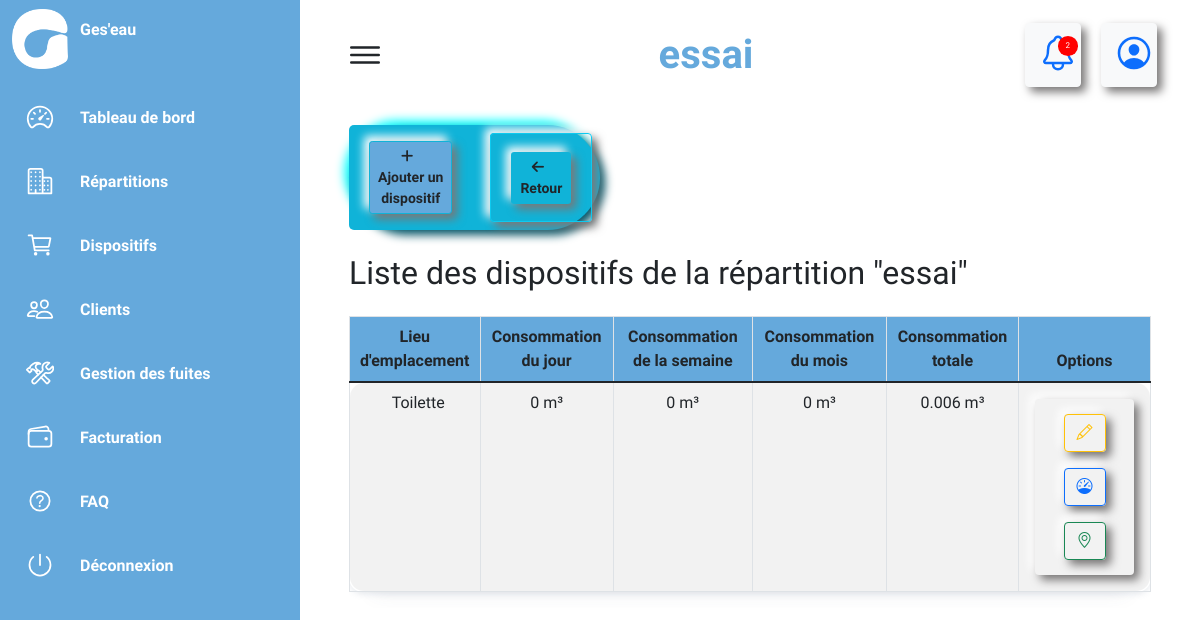
The app's page /section/detail_section/1/ (signed in) with its own data.
### conso/models.py (models this page shows, shortened)
class Section(models.Model):
    entreprise = models.ForeignKey(Entreprise, null=True, blank=True, on_delete=models.CASCADE)
    nom_section = models.CharField(max_length=100, null=True, blank=True, verbose_name="Nom de la section")
    description = models.TextField(null=True, blank=True, verbose_name="Description")
    class Meta:
        unique_together = ('entreprise', 'nom_section')

class Dispositif(models.Model):
    section = models.ForeignKey(Section, null=True, blank=True, on_delete=models.CASCADE)
    client = models.ForeignKey(Client, null=True, blank=True, on_delete=models.CASCADE)
    numero_serie = models.CharField(max_length=100, null=True, blank=True, verbose_name="Numéro serie")
    nom_lieu = models.CharField(max_length=100,null=True,blank=True,verbose_name="Le lieu où se trouve le dispositif")
    source_eau = models.CharField(max_length=100,null = True, blank=True, verbose_name="Source d'eau")
    class Meta:
        unique_together = ('section', 'nom_lieu')

### conso/views.py (the view)
# urls.py: path('section/detail_section/<str:pk>/',views.detail_section,name="detail_section"),
@login_required
def detail_section(request, pk):
    section = Section.objects.get(id=pk)
    dispos = Dispositif.objects.filter(section=section)
    if not check_section_access(request, section):
        return HttpResponseForbidden("Vous n'avez pas accès à cette section.")
    consom_by_dispositif = []
    today = date.today()
    start_of_day = datetime.combine(today, datetime.min.time())
    end_of_day = datetime.combine(today, datetime.max.time())
    thisday = datetime.today()
    start_of_week = thisday - timedelta(days=thisday.weekday())
    end_of_week = start_of_week + timedelta(days=6)
    month_start = today.replace(day=1)
    month_end = today.replace(day=calendar.monthrange(today.year, today.month)[1])
    for dispo in dispos:
        total_consommation_dispositif = Consommation.objects.filter(dispositif=dispo).aggregate(Sum('quantite'))['quantite__sum']
        if total_consommation_dispositif is None:
            total_consommation_dispositif = 0
        daily_consommation_dispositif = Consommation.objects.filter(dispositif=dispo,created_at__date__range=(start_of_day, end_of_day)).aggregate(Sum('quantite'))['quantite__sum']
        if daily_consommation_dispositif is None:
            daily_consommation_dispositif = 0
        weekly_consommation_dispositif = Consommation.objects.filter(dispositif=dispo,
            created_at__date__range=[start_of_week, end_of_week]
        ).values('created_at__date').aggregate(Sum('quantite'))['quantite__sum']
        if weekly_consommation_dispositif is None:
            weekly_consommation_dispositif = 0
        monthly_consommation_dispositif = Consommation.objects.filter(dispositif=dispo, created_at__date__range=(month_start, month_end)).aggregate(Sum('quantite'))['quantite__sum']
        if monthly_consommation_dispositif is None:
            monthly_consommation_dispositif = 0
        consom_by_dispositif.append({
                'dispositif': dispo,
                'total_consommation_dispositif': round(total_consommation_dispositif,3),
                'daily_consommation_dispositif': round(daily_consommation_dispositif,3),
                'weekly_consommation_dispositif': round(weekly_consommation_dispositif,3),
                'monthly_consommation_dispositif': round(monthly_consommation_dispositif,3),
            })
    user_id = request.user.id
    user_entreprise_id = get_object_or_404(Entreprise, user_id=user_id)
    alert_count = Alert.objects.filter(entreprise=user_entreprise_id, is_read=False).count()
    context = {'alert_count':alert_count,
        'section': section,
        'consom_by_dispositif': consom_by_dispositif,
    }
    return render(request, 'conso/section/detail_section.html', context)

### conso/views.py (called while the page is built)
def check_section_access(request, section):
    user = request.user
    if user.entreprise != section.entreprise:
        return False
    return True

### conso/templates/conso/section/detail_section.html (shortened to what this page needs)
{% extends 'base.html' %}
{% block etatactuel %} {{ section.nom_section }} {% endblock etatactuel %}
{% block content %}
<div class="row mt-3">
  <div class="col-4 btn-group ">
    <div class="buttons">
      <button class="button">
        <a class="btn btn-sm" href="{% url 'add_dispositif' section_pk=section.id %}"class="btn btn-primary text-dark" style="background-color: #65a9dc; border-color: #10b3d8;">
          <i class="fa fa-plus" aria-hidden="true"></i>&nbsp;&nbsp;
          <span><strong>Ajouter un dispositif</strong></span>
        </a>
      </button>
      <button class="btn btn-outline-info">
        <a class="btn btn-sm" href="{% url 'section' %}">
          <i class="fa fa-arrow-left" aria-hidden="true"></i>&nbsp;&nbsp;
          <span><strong>Retour</strong></span>
        </a>
      </button>
    </div>
  </div>
</div>
{% if consom_by_dispositif %}
<br>
<h2>Liste des dispositifs de la répartition "{{ section.nom_section }}"</h2>
<div class="row mt-4">
  <div class="col-md-12">
    <div class="table-responsive">
      <table class="table table-striped table-bordered table-hover text-center">
        <thead class="sticky-top" style="background-color: #65a9dc;">
          <tr>
            <th scope="col">Lieu d'emplacement</th>
            <th scope="col" class="col">Consommation du jour</th>
            <th scope="col" class="col">Consommation de la semaine</th>
            <th scope="col" class="col">Consommation du mois</th>
            <th scope="col" class="col">Consommation totale</th>
            <th scope="col">Options</th>
          </tr>
        </thead>
        <tbody>
          {% for dispo in consom_by_dispositif %}
          <tr>
            <td>{{dispo.dispositif.nom_lieu}}</td>
            <td class="col text-center">{{dispo.daily_consommation_dispositif }} m&sup3</td>
            <td class="col text-center">{{dispo.weekly_consommation_dispositif }} m&sup3</td>
            <td class="col text-center">{{dispo.monthly_consommation_dispositif}} m&sup3</td>
            <td class="col text-center">{{dispo.total_consommation_dispositif}} m&sup3</td>
            <td>
              <div class="btn">
                <a href="{% url 'update_dispositif' dispo.dispositif.id %}" class="btn btn-outline-warning bi bi-pencil">
                </a>
                <a href="{% url 'graphe_dispo' dispo.dispositif.id %}" class="btn btn-outline-primary bi bi-speedometer">
                </a>
                <a href="{% url 'localisation' dispo.dispositif.id %}" class="btn btn-outline-success bi bi-geo-alt">
                </a>
              </div>
            </td>
          </tr>
          {% endfor %}
        </tbody>
      </table>
    </div>
  </div>
</div>
{% else %}
<div class="row mt-3">
Pas de dispositif disponible pour le moment. Veuillez cliquer sur le bouton ajouter un dispositif afin de definir un dispositif pour cette section
</div>
{% endif %}
{% endblock content %}

### Geseau/static/css/style.css (style rules this page uses)
* { font-family: "Ubuntu", "sans-serif"; margin: 0; padding: 0; box-sizing: border-box; }
:root { --blue: #65a9dc; --white: #fff; --gray: #f5f5f5; --black1: #222; --black2: #999; }
body { min-height: 100vh; overflow-x: hidden; }
.buttons { display: flex; gap: 10px; justify-content: center; border-radius: 150px; background: #10b3d8; box-shadow: 5px 5px 10px #085668, -5px -5px 10px #18ffff; }
.button { background-color: #10b3d8; color: #fff; border: none; padding: 8px 12px; border-radius: 5px; cursor: pointer; }
.btn { margin: 0.5rem; padding: 0.5rem 0.75rem; border-radius: 0.5rem; border: none; font-weight: 600; cursor: pointer; display: flex; box-shadow: 5px 5px 10px #787676, -5px -5px 10px #ffffff; }
.btn a { position: relative; }

### Geseau/static/css/styles.css (style rules this page uses)
* { margin: 0; padding: 0; box-sizing: border-box; font-family: 'Ubuntu', sans-serif; }
body { display: flex; height: 100vh; background: #f0f5fd; }
.main table { background: #fff; width: 100%; border-radius: 14px; border-spacing: 0 8px; box-shadow: 0 2px 6px rgba(136, 148, 171, 0.2), 0 24px 20px -24px rgba(71, 82, 107, 0.1); }
.table thead th { position: sticky; top: 0; background-color: #65a9dc; }
.mt-3 { margin-top: 1rem !important; }
.main table tbody tr { cursor: pointer; transition: all 0.3s ease; }
.main table tbody tr td:first-child { border-radius: 14px 0 0 14px; padding-left: 15px; }
.main table tbody tr td:last-child { border-radius: 0 14px 14px 0; }

### records on screen
Section: nom_section "essai"
Dispositif: dispositif.nom_lieu "Toilette", daily_consommation_dispositif "0", weekly_consommation_dispositif "0", monthly_consommation_dispositif "0", total_consommation_dispositif "0.006"

### other values on screen
{{ alert_count }} "2"
